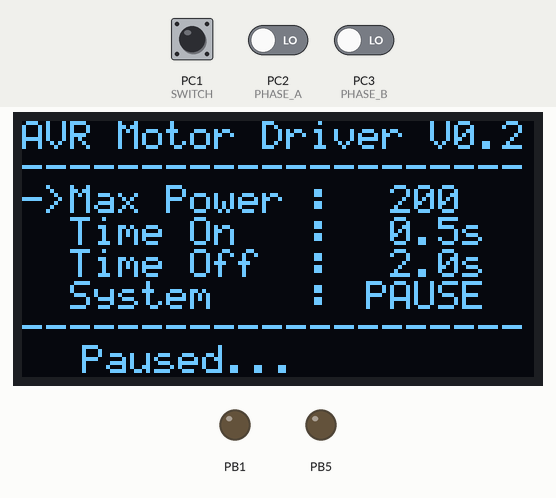
Bench run of a program on a simulated ATmega328P, built with avr-gcc and emulated at 16 MHz. Shown: 128×64 one-colour display, output pins drawn as LEDs (lit = HIGH). Wiring (inferred from the names in the program): SSD1306 OLED at I2C address 0x3C. The test bench sets the inputs (shaded band); at power-on: PC1 (SWITCH) HIGH, PC2 (PHASE_A) LOW, PC3 (PHASE_B) LOW.

Above: at 1.2 s.
1.3 s: PC1 (SWITCH) pulled LOW for 0.15 s
At 2.5 s:
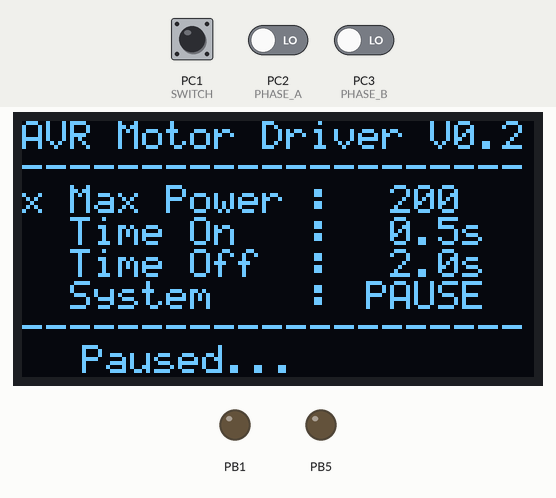
2.9 s: PC2 (PHASE_A) driven HIGH
At 3.7 s:
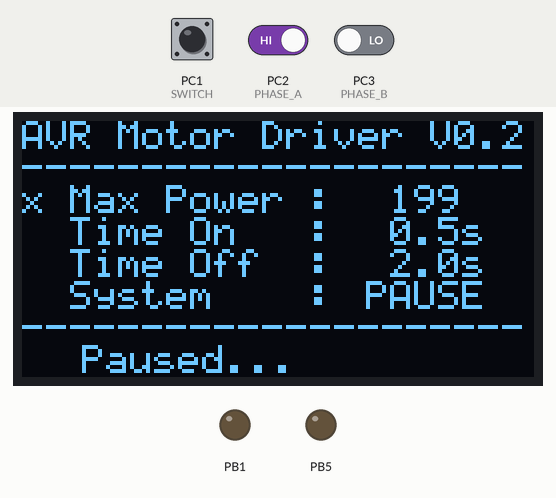
4.4 s: PC1 (SWITCH) pulled LOW for 1 s
At 4.9 s:
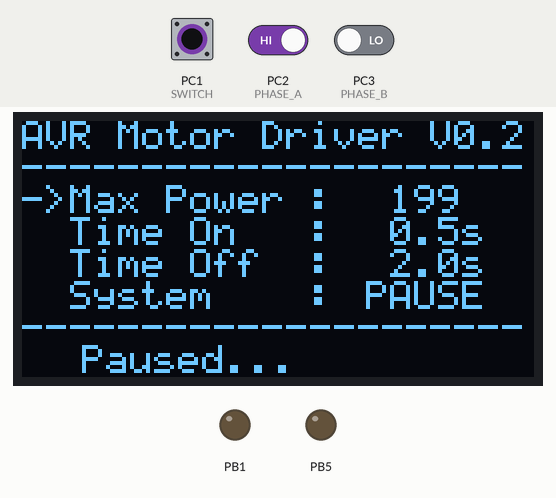
6.9 s: PC2 (PHASE_A) driven LOW
At 8.1 s:
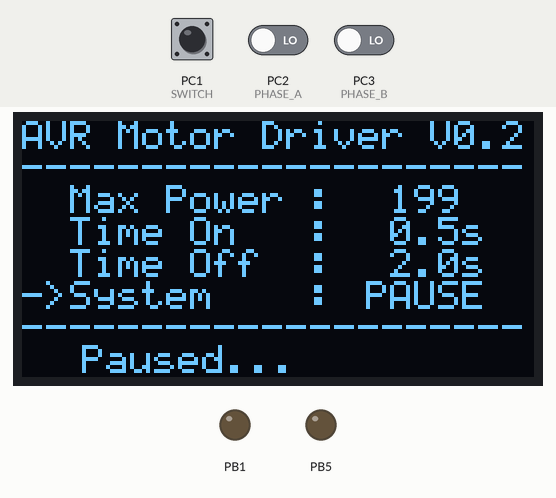
Timing chart, 0 to 9.4 s (numbered marks = the images above; inputs shaded):
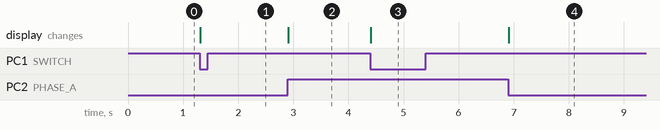

Measured:
- after the input at 1.3 s, the display: changes at once (image 1)
- after the input at 2.9 s, the display: changes at once (image 2)
- after the input at 4.4 s, the display: changes at once (image 3)
- after the input at 6.9 s, the display: changes at once (image 4)

The program:

main.c
```c
#include <avr/io.h>
#include <util/delay.h>
#include <avr/interrupt.h>
#include <stdio.h>
#include "led.h"
#include "uart.h"
#include "ssd1306.h"
#include "motor.h"
#include "encoder.h"
#include "menue.h"
#include "timer2.h"
#include "settings.h"


/**
 * @brief initializes all relevant modules
 */
static void init() {
    led_init();
    uart_init();
    ssd1306_init();
    motor_init();
    timer2_init();
}


static void handle_system_active(struct Settings *psettings) {

    uint8_t counter_100ms = g_timer2_100ms;


    if( psettings->flags & FLAG_MOTOR_RUNNING ) {

        led_set_on();

        if( counter_100ms < psettings->motor_ontime ) {
            psettings->time_left = psettings->motor_ontime-counter_100ms;
            motor_power(psettings->motor_power);
        }
        else {
            psettings->flags &= ~(FLAG_MOTOR_RUNNING);
            motor_power(0);
            g_timer2_100ms = 0;
        }
    }
    else {

        led_set_off();

        if( counter_100ms < psettings->motor_offtime ) {
            psettings->time_left = psettings->motor_offtime-counter_100ms;
            motor_power(0);
        }
        else {
            psettings->flags |= (FLAG_MOTOR_RUNNING);
            motor_power(psettings->motor_power);
            g_timer2_100ms = 0;
        }
    }

}

static void handle_system_inactive(struct Settings *psettings) {
    led_set_off();
}


/**
 * @brief organizes timing stuff
 *
 * @param psettings   pointer to the settings structure
 */
static void scheduler(struct Settings *psettings) {

    if( psettings->flags & FLAG_SYSTEM_ACTIVE ) {
        handle_system_active(psettings);
    }
    else {
        handle_system_inactive(psettings);
    }

}


/**
 * @brief main
 * @return
 */
int main() {

    init();
    sei();

    struct Settings setting;

    settings_load(&setting);

    menue_init(&setting);

    while(1) {
        menue_refresh(&setting);
        scheduler(&setting);
    }


}
```

bitmap.h
```c
#ifndef BITMAP_H
#define BITMAP_H


#define BITMAP_WIDTH 5


#define BITMAP_CYLINDER 1
#define BITMAP_CONNECTING_ROD 1
#define BITMAP_CRANKSHAFT 2


#if BITMAP_CYLINDER == 1
static const uint8_t bitmap_cylinder[] = {
    0b01111110, // start top position
    0b00111110,
    0b11111110,
    0b00111110,
    0b01111110,
    0b11111000, // start bottom position
    0b11111000,
    0b11111000,
    0b11111000,
    0b11111000,
};
#elif BITMAP_CYLINDER == 2
static const uint8_t bitmap_cylinder[] = {
    0b01111110, // start top position
    0b00101010,
    0b11001010,
    0b00101010,
    0b01111110,
    0b11111000, // start bottom position
    0b10101000,
    0b00101000,
    0b10101000,
    0b11111000,
};
#endif

#if BITMAP_CONNECTING_ROD == 1
static const uint8_t bitmap_connecting_rod[] = {
    0b01111100, // start top position
    0b00001000,
    0b00001111,
    0b00001000,
    0b01111100,
    0b01111101, // start bottom position
    0b00100000,
    0b00111111,
    0b00100000,
    0b01111101
};
#elif BITMAP_CONNECTING_ROD == 2
static const uint8_t bitmap_connecting_rod[] = {
    0b01111100, // start top position
    0b00000000,
    0b00001111,
    0b00000000,
    0b01111100,
    0b01111101, // start bottom position
    0b00000000,
    0b00111111,
    0b00000000,
    0b01111101
};
#endif

#if BITMAP_CRANKSHAFT == 1
static const uint8_t bitmap_crankshaft[] = {
    0b01111100,
    0b00111000,
    0b00010000,
    0b00111000,
    0b01111100,
};
#elif BITMAP_CRANKSHAFT == 2
static const uint8_t bitmap_crankshaft[] = {
    0b00010000,
    0b00010000,
    0b00010000,
    0b00010000,
    0b00010000
};
#endif


#endif // BITMAP_H
```

encoder.c
```c
/************************************************************************/
/*                                                                      */
/*                      Reading rotary encoder                      */
/*                      one, two and four step encoders supported   */
/*                                                                      */
/*              Author: Peter Dannegger                                 */
/*                                                                      */
/************************************************************************/
#include "encoder.h"
#include <avr/interrupt.h>


/*
 * define the type of encoder (valid values are 1, 2 and 4)
 */
#define ENCODER_STEPS 2

#define SWITCH_DEBOUNCE 5

#define SWITCH      (PINC & 1<<PC1)
#define PHASE_A     (PINC & 1<<PC2)
#define PHASE_B     (PINC & 1<<PC3)


static struct EncoderStats{
    volatile int8_t delta;
    int8_t last;
    uint8_t pressed;
} g_stats;


static void init_timer() {
    TCCR0A |= (1<<WGM01);                   // CTC Mode
    TCCR0B |= (1<<CS01) | (1<<CS00);        // prescaler 64

    OCR0A = (uint8_t)(F_CPU / 64.0 * 1e-3 - 0.5);   // 1ms
    TIMSK0 |= (1<<OCIE0A);                  // enable interrupt
}


void encoder_init() {

    init_timer();

    int8_t new;

    new = 0;
    if( PHASE_A ) new = 3;
    if( PHASE_B ) new ^= 1;                 // convert gray to binary

    g_stats.last = new;                     // power on state
    g_stats.delta = 0;
}


ISR( TIMER0_COMPA_vect ) {
    static uint8_t counter = 0;

    counter++;

    int8_t new, diff;

    new = 0;
    if( PHASE_A ) new = 3;
    if( PHASE_B ) new ^= 1;                 // convert gray to binary
    diff = g_stats.last - new;              // difference last - new
    if( diff & 1 ) {                        // bit 0 = value (1)
        g_stats.last = new;                 // store new as next last
        g_stats.delta += (diff & 2) - 1;    // bit 1 = direction (+/-)
    }


    if( counter >= SWITCH_DEBOUNCE ) {

        if( SWITCH ) {
            g_stats.pressed = 0;
        }
        else {
            g_stats.pressed = 1;
        }

        counter = 0;
    }
}


uint8_t encoder_switch() {
    return g_stats.pressed;
}


#if ENCODER_STEPS == 1
    int8_t encoder_read() {         // read single step encoders

        int8_t val;

        cli();
        val = enc_delta;
        enc_delta = 0;
        sei();
        return val;                   // counts since last call
    }

#elif ENCODER_STEPS == 2
    int8_t encoder_read() {         // read two step encoders

        int8_t val;

        cli();
        val = g_stats.delta;
        g_stats.delta = val & 1;
        sei();
        return val >> 1;
    }

#elif ENCODER_STEPS == 4
    int8_t encoder_read() {         // read four step encoders

        int8_t val;

        cli();
        val = enc_delta;
        enc_delta = val & 3;
        sei();
        return val >> 2;
    }

#else
    #error "Invalid parameter ENCODER_STEPS set!"
#endif
```

encoder.h
```c
#ifndef ENCODER_H
#define ENCODER_H

#include <avr/io.h>

void encoder_init();
int8_t encoder_read();
uint8_t encoder_switch();

#endif // ENCODER_H
```

i2cmaster.c
```c
/*************************************************************************
* Title:    I2C master library using hardware TWI interface
* Author:   Peter Fleury <pfleury@gmx.ch>  http://jump.to/fleury
* File:     $Id: twimaster.c,v 1.4 2015/01/17 12:16:05 peter Exp $
* Software: AVR-GCC 3.4.3 / avr-libc 1.2.3
* Target:   any AVR device with hardware TWI
* Usage:    API compatible with I2C Software Library i2cmaster.h
**************************************************************************/
#include <inttypes.h>
#include <compat/twi.h>

#include "i2cmaster.h"


/* define CPU frequency in hz here if not defined in Makefile */
#ifndef F_CPU
#define F_CPU 4000000UL
#endif

/* I2C clock in Hz */
#define SCL_CLOCK  400000L


/*************************************************************************
 Initialization of the I2C bus interface. Need to be called only once
*************************************************************************/
void i2c_init(void)
{
  /* initialize TWI clock: 100 kHz clock, TWPS = 0 => prescaler = 1 */

  TWSR = 0;                         /* no prescaler */
  TWBR = ((F_CPU/SCL_CLOCK)-16)/2;  /* must be > 10 for stable operation */

}/* i2c_init */


/*************************************************************************
  Issues a start condition and sends address and transfer direction.
  return 0 = device accessible, 1= failed to access device
*************************************************************************/
unsigned char i2c_start(unsigned char address)
{
    uint8_t   twst;

    // send START condition
    TWCR = (1<<TWINT) | (1<<TWSTA) | (1<<TWEN);

    // wait until transmission completed
    while(!(TWCR & (1<<TWINT)));

    // check value of TWI Status Register. Mask prescaler bits.
    twst = TW_STATUS & 0xF8;
    if ( (twst != TW_START) && (twst != TW_REP_START)) return 1;

    // send device address
    TWDR = address;
    TWCR = (1<<TWINT) | (1<<TWEN);

    // wail until transmission completed and ACK/NACK has been received
    while(!(TWCR & (1<<TWINT)));

    // check value of TWI Status Register. Mask prescaler bits.
    twst = TW_STATUS & 0xF8;
    if ( (twst != TW_MT_SLA_ACK) && (twst != TW_MR_SLA_ACK) ) return 1;

    return 0;

}/* i2c_start */


/*************************************************************************
 Issues a start condition and sends address and transfer direction.
 If device is busy, use ack polling to wait until device is ready

 Input:   address and transfer direction of I2C device
*************************************************************************/
void i2c_start_wait(unsigned char address)
{
    uint8_t   twst;


    while ( 1 )
    {
        // send START condition
        TWCR = (1<<TWINT) | (1<<TWSTA) | (1<<TWEN);

        // wait until transmission completed
        while(!(TWCR & (1<<TWINT)));

        // check value of TWI Status Register. Mask prescaler bits.
        twst = TW_STATUS & 0xF8;
        if ( (twst != TW_START) && (twst != TW_REP_START)) continue;

        // send device address
        TWDR = address;
        TWCR = (1<<TWINT) | (1<<TWEN);

        // wail until transmission completed
        while(!(TWCR & (1<<TWINT)));

        // check value of TWI Status Register. Mask prescaler bits.
        twst = TW_STATUS & 0xF8;
        if ( (twst == TW_MT_SLA_NACK )||(twst ==TW_MR_DATA_NACK) )
        {
            /* device busy, send stop condition to terminate write operation */
            TWCR = (1<<TWINT) | (1<<TWEN) | (1<<TWSTO);

            // wait until stop condition is executed and bus released
            while(TWCR & (1<<TWSTO));

            continue;
        }
        //if( twst != TW_MT_SLA_ACK) return 1;
        break;
     }

}/* i2c_start_wait */


/*************************************************************************
 Issues a repeated start condition and sends address and transfer direction

 Input:   address and transfer direction of I2C device

 Return:  0 device accessible
          1 failed to access device
*************************************************************************/
unsigned char i2c_rep_start(unsigned char address)
{
    return i2c_start( address );

}/* i2c_rep_start */


/*************************************************************************
 Terminates the data transfer and releases the I2C bus
*************************************************************************/
void i2c_stop(void)
{
    /* send stop condition */
    TWCR = (1<<TWINT) | (1<<TWEN) | (1<<TWSTO);

    // wait until stop condition is executed and bus released
    while(TWCR & (1<<TWSTO));

}/* i2c_stop */


/*************************************************************************
  Send one byte to I2C device

  Input:    byte to be transfered
  Return:   0 write successful
            1 write failed
*************************************************************************/
unsigned char i2c_write( unsigned char data )
{
    uint8_t   twst;

    // send data to the previously addressed device
    TWDR = data;
    TWCR = (1<<TWINT) | (1<<TWEN);

    // wait until transmission completed
    while(!(TWCR & (1<<TWINT)));

    // check value of TWI Status Register. Mask prescaler bits
    twst = TW_STATUS & 0xF8;
    if( twst != TW_MT_DATA_ACK) return 1;
    return 0;

}/* i2c_write */


/*************************************************************************
 Read one byte from the I2C device, request more data from device

 Return:  byte read from I2C device
*************************************************************************/
unsigned char i2c_readAck(void)
{
    TWCR = (1<<TWINT) | (1<<TWEN) | (1<<TWEA);
    while(!(TWCR & (1<<TWINT)));

    return TWDR;

}/* i2c_readAck */


/*************************************************************************
 Read one byte from the I2C device, read is followed by a stop condition

 Return:  byte read from I2C device
*************************************************************************/
unsigned char i2c_readNak(void)
{
    TWCR = (1<<TWINT) | (1<<TWEN);
    while(!(TWCR & (1<<TWINT)));

    return TWDR;

}/* i2c_readNak */
```

i2cmaster.h
```c
#ifndef _I2CMASTER_H
#define _I2CMASTER_H
/*************************************************************************
* Title:    C include file for the I2C master interface
*           (i2cmaster.S or twimaster.c)
* Author:   Peter Fleury <pfleury@gmx.ch>
* File:     $Id: i2cmaster.h,v 1.12 2015/09/16 09:27:58 peter Exp $
* Software: AVR-GCC 4.x
* Target:   any AVR device
* Usage:    see Doxygen manual
**************************************************************************/

/**
 @file
 @defgroup pfleury_ic2master I2C Master library
 @code #include <i2cmaster.h> @endcode

 @brief I2C (TWI) Master Software Library

 Basic routines for communicating with I2C slave devices. This single master
 implementation is limited to one bus master on the I2C bus.

 This I2c library is implemented as a compact assembler software implementation of the I2C protocol
 which runs on any AVR (i2cmaster.S) and as a TWI hardware interface for all AVR with built-in TWI hardware (twimaster.c).
 Since the API for these two implementations is exactly the same, an application can be linked either against the
 software I2C implementation or the hardware I2C implementation.

 Use 4.7k pull-up resistor on the SDA and SCL pin.

 Adapt the SCL and SDA port and pin definitions and eventually the delay routine in the module
 i2cmaster.S to your target when using the software I2C implementation !

 Adjust the  CPU clock frequence F_CPU in twimaster.c or in the Makfile when using the TWI hardware implementaion.

 @note
    The module i2cmaster.S is based on the Atmel Application Note AVR300, corrected and adapted
    to GNU assembler and AVR-GCC C call interface.
    Replaced the incorrect quarter period delays found in AVR300 with
    half period delays.

 @author Peter Fleury pfleury@gmx.ch  http://tinyurl.com/peterfleury
 @copyright (C) 2015 Peter Fleury, GNU General Public License Version 3

 @par API Usage Example
  The following code shows typical usage of this library, see example test_i2cmaster.c

 @code

 #include <i2cmaster.h>


 #define Dev24C02  0xA2      // device address of EEPROM 24C02, see datasheet

 int main(void)
 {
     unsigned char ret;

     i2c_init();                             // initialize I2C library

     // write 0x75 to EEPROM address 5 (Byte Write)
     i2c_start_wait(Dev24C02+I2C_WRITE);     // set device address and write mode
     i2c_write(0x05);                        // write address = 5
     i2c_write(0x75);                        // write value 0x75 to EEPROM
     i2c_stop();                             // set stop conditon = release bus


     // read previously written value back from EEPROM address 5
     i2c_start_wait(Dev24C02+I2C_WRITE);     // set device address and write mode

     i2c_write(0x05);                        // write address = 5
     i2c_rep_start(Dev24C02+I2C_READ);       // set device address and read mode

     ret = i2c_readNak();                    // read one byte from EEPROM
     i2c_stop();

     for(;;);
 }
 @endcode

*/


/**@{*/

#if (__GNUC__ * 100 + __GNUC_MINOR__) < 304
#error "This library requires AVR-GCC 3.4 or later, update to newer AVR-GCC compiler !"
#endif

#include <avr/io.h>

/** defines the data direction (reading from I2C device) in i2c_start(),i2c_rep_start() */
#define I2C_READ    1

/** defines the data direction (writing to I2C device) in i2c_start(),i2c_rep_start() */
#define I2C_WRITE   0


/**
 @brief initialize the I2C master interace. Need to be called only once
 @return none
 */
extern void i2c_init(void);


/**
 @brief Terminates the data transfer and releases the I2C bus
 @return none
 */
extern void i2c_stop(void);


/**
 @brief Issues a start condition and sends address and transfer direction

 @param    addr address and transfer direction of I2C device
 @retval   0   device accessible
 @retval   1   failed to access device
 */
extern unsigned char i2c_start(unsigned char addr);


/**
 @brief Issues a repeated start condition and sends address and transfer direction

 @param   addr address and transfer direction of I2C device
 @retval  0 device accessible
 @retval  1 failed to access device
 */
extern unsigned char i2c_rep_start(unsigned char addr);


/**
 @brief Issues a start condition and sends address and transfer direction

 If device is busy, use ack polling to wait until device ready
 @param    addr address and transfer direction of I2C device
 @return   none
 */
extern void i2c_start_wait(unsigned char addr);


/**
 @brief Send one byte to I2C device
 @param    data  byte to be transfered
 @retval   0 write successful
 @retval   1 write failed
 */
extern unsigned char i2c_write(unsigned char data);


/**
 @brief    read one byte from the I2C device, request more data from device
 @return   byte read from I2C device
 */
extern unsigned char i2c_readAck(void);

/**
 @brief    read one byte from the I2C device, read is followed by a stop condition
 @return   byte read from I2C device
 */
extern unsigned char i2c_readNak(void);

/**
 @brief    read one byte from the I2C device

 Implemented as a macro, which calls either @ref i2c_readAck or @ref i2c_readNak

 @param    ack 1 send ack, request more data from device<br>
               0 send nak, read is followed by a stop condition
 @return   byte read from I2C device
 */
extern unsigned char i2c_read(unsigned char ack);
#define i2c_read(ack)  (ack) ? i2c_readAck() : i2c_readNak();


/**@}*/
#endif
```

Source omitted: font_5x7.h (data table, 3633 bytes), led.c (878 bytes), led.h (150 bytes), menue.c (7625 bytes), menue.h (171 bytes), motor.c (484 bytes), motor.h (116 bytes), ssd1306.c (11643 bytes), ssd1306.h (1091 bytes), timer2.c (1069 bytes), timer2.h (169 bytes), uart.c (4123 bytes) and 4 more
